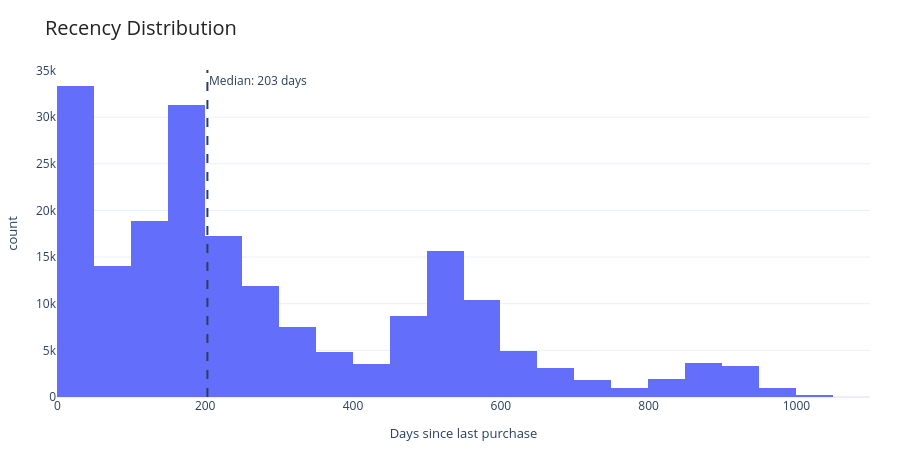

Notebook code cell kept with this figure:
### Code cell
# Recency distribution
fig = px.histogram(
    rfm_base,
    x="recency_days",
    nbins=35,
    title="Recency Distribution",
    labels={
        "recency_days": "Days since last purchase",
        "count": "Customers"
    },
    template="plotly_white"
)

fig.add_vline(
    x=rfm_base["recency_days"].median(),
    line_dash="dash",
    annotation_text=f"Median: {rfm_base['recency_days'].median():.0f} days",
    annotation_position="top right"
)

fig.update_layout(
    title_font_size=20,
    title_font_color="#222222",
    xaxis_title_font_size=13,
    yaxis_title_font_size=13,
    showlegend=False,
    height=450,
    margin=dict(l=50, r=30, t=70, b=50)
)

fig.show()

### Figure 1 — Plotly figure (JSON) as saved in the notebook; plotly's stock layout.template omitted (floating-point values rounded to 4 significant figures; data arrays with more than 128 entries replaced by an {"elided": "..."} marker saying what was removed)
{"data": [{"alignmentgroup": "True", "bingroup": "x", "hovertemplate": "Days since last purchase=%{x}<br>count=%{y}<extra></extra>", "legendgroup": "", "marker": {"color": "#636efa", "pattern": {"shape": ""}}, "name": "", "nbinsx": 35, "offsetgroup": "", "orientation": "v", "showlegend": false, "type": "histogram", "x": {"elided": "198073 int values"}, "xaxis": "x", "yaxis": "y"}], "layout": {"annotations": [{"showarrow": false, "text": "Median: 203 days", "x": 203, "xanchor": "left", "xref": "x", "y": 1, "yanchor": "top", "yref": "y domain"}], "barmode": "relative", "height": 450, "legend": {"tracegroupgap": 0}, "margin": {"b": 50, "l": 50, "r": 30, "t": 70}, "shapes": [{"line": {"dash": "dash"}, "type": "line", "x0": 203, "x1": 203, "xref": "x", "y0": 0, "y1": 1, "yref": "y domain"}], "showlegend": false, "title": {"font": {"color": "#222222", "size": 20}, "text": "Recency Distribution"}, "xaxis": {"anchor": "y", "domain": [0, 1], "title": {"font": {"size": 13}, "text": "Days since last purchase"}}, "yaxis": {"anchor": "x", "domain": [0, 1], "title": {"font": {"size": 13}, "text": "count"}}}}
